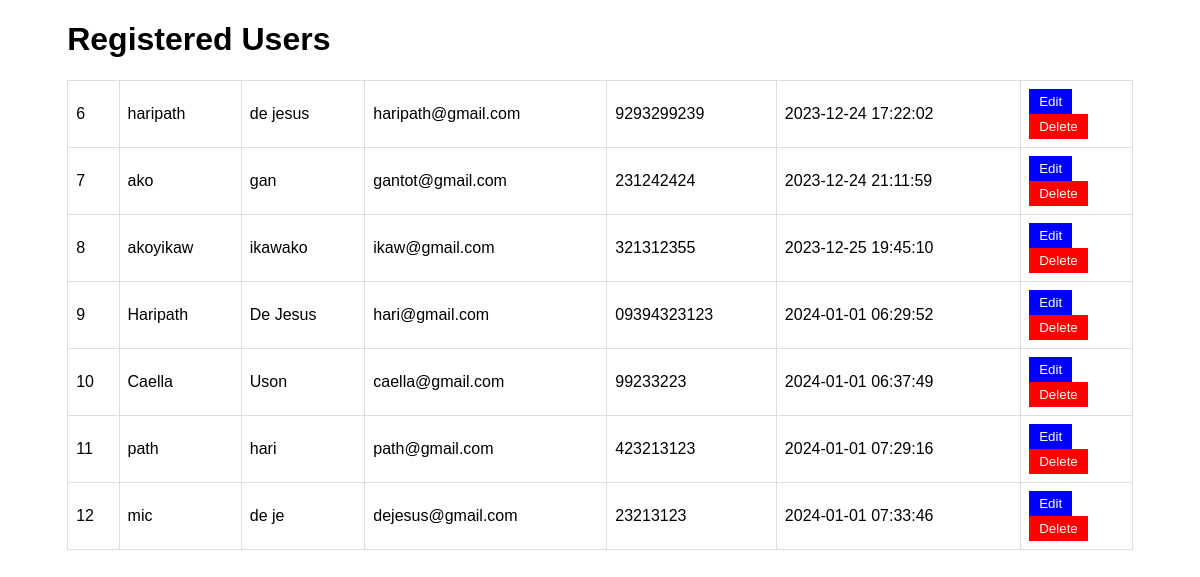
Page /elements/index.php on the committed database.
### tables this page shows
CREATE TABLE `users` (
  `user_id` int(11) NOT NULL,
  `first_name` varchar(50) NOT NULL,
  `last_name` varchar(50) NOT NULL,
  `email` varchar(100) NOT NULL,
  `password` varchar(255) NOT NULL,
  `phone` varchar(20) DEFAULT NULL,
  `registration_date` datetime DEFAULT current_timestamp(),
  `is_deleted` tinyint(1) NOT NULL DEFAULT 0
);

### elements/index.php (the view, shortened to what this page needs)
<?php
$host = 'localhost';
$dbUsername = "root";
$dbPassword = "";
$dbName = 'usersidedb';
$conn = new mysqli($host, $dbUsername, $dbPassword, $dbName);
$sql = "SELECT * FROM users";
$result = $conn->query($sql);
?>
<!DOCTYPE html>
<html lang="en">
<head>
</head>
<body>
<div class="container">
  <h1>Registered Users</h1>
  <table>
    <?php while($row = $result->fetch_assoc()): ?>
    <tr>
      <td><?php echo $row['user_id']; ?></td>
      <td><?php echo $row['first_name']; ?></td>
      <td><?php echo $row['last_name']; ?></td>
      <td><?php echo $row['email']; ?></td>
      <td><?php echo $row['phone']; ?></td>
      <td><?php echo $row['registration_date']; ?></td>
      <td>
        <form method="post" action="">
          <input class="button edit" type="submit" name="edit" value="Edit">
        </form>
        <form method="post" action="">
          <input class="button delete" type="submit" name="delete" value="Delete" onclick="return confirm('Are you sure?');">
        </form>
      </td>
    </tr>
    <?php endwhile; ?>
  </table>
</div>
</body>
</html>

### elements/index.php (style rules this page uses)
body { font-family: Arial, sans-serif; }
.container { width: 90%; margin: auto; }
table { width: 100%; border-collapse: collapse; margin-top: 20px; }
th, td { border: 1px solid #ddd; padding: 8px; text-align: left; }
.button { padding: 5px 10px; color: white; border: none; cursor: pointer; }
.edit { background-color: blue; }
.delete { background-color: red; }

### rows in the picture
users: user_id "6", first_name "haripath", last_name "de jesus", email "haripath@gmail.com", phone "9293299239", registration_date "2023-12-24 17:22:02"
users: user_id "7", first_name "ako", last_name "gan", email "gantot@gmail.com", phone "231242424", registration_date "2023-12-24 21:11:59"
users: user_id "8", first_name "akoyikaw", last_name "ikawako", email "ikaw@gmail.com", phone "321312355", registration_date "2023-12-25 19:45:10"
users: user_id "9", first_name "Haripath", last_name "De Jesus", email "hari@gmail.com", phone "09394323123", registration_date "2024-01-01 06:29:52"
users: user_id "10", first_name "Caella", last_name "Uson", email "caella@gmail.com", phone "99233223", registration_date "2024-01-01 06:37:49"
users: user_id "11", first_name "path", last_name "hari", email "path@gmail.com", phone "423213123", registration_date "2024-01-01 07:29:16"
users: user_id "12", first_name "mic", last_name "de je", email "dejesus@gmail.com", phone "23213123", registration_date "2024-01-01 07:33:46"
